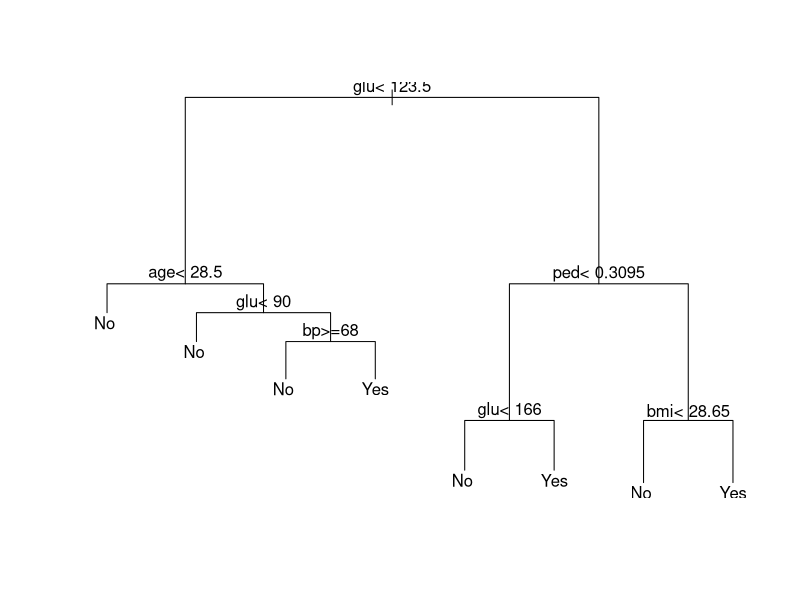
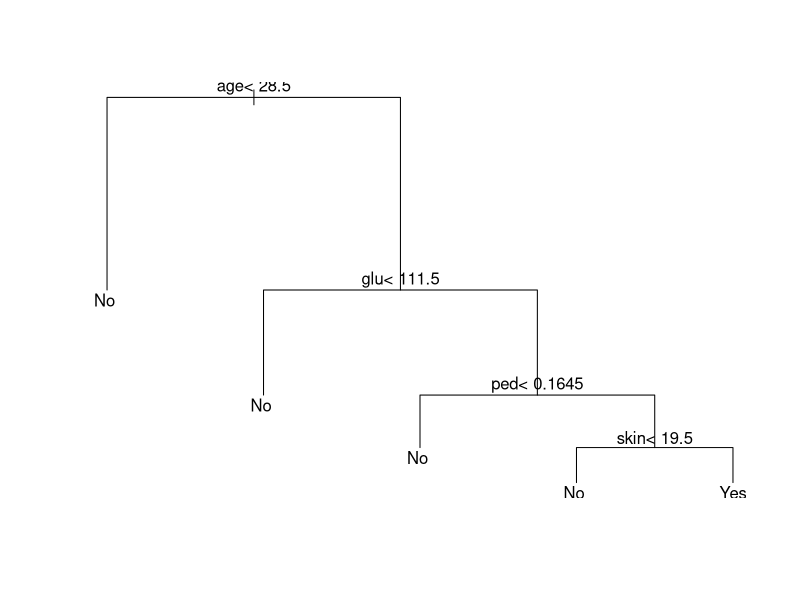
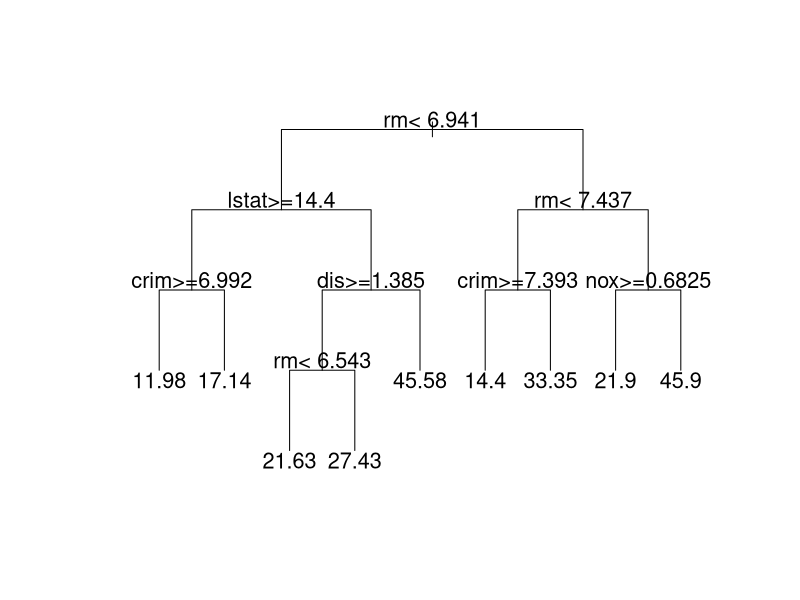
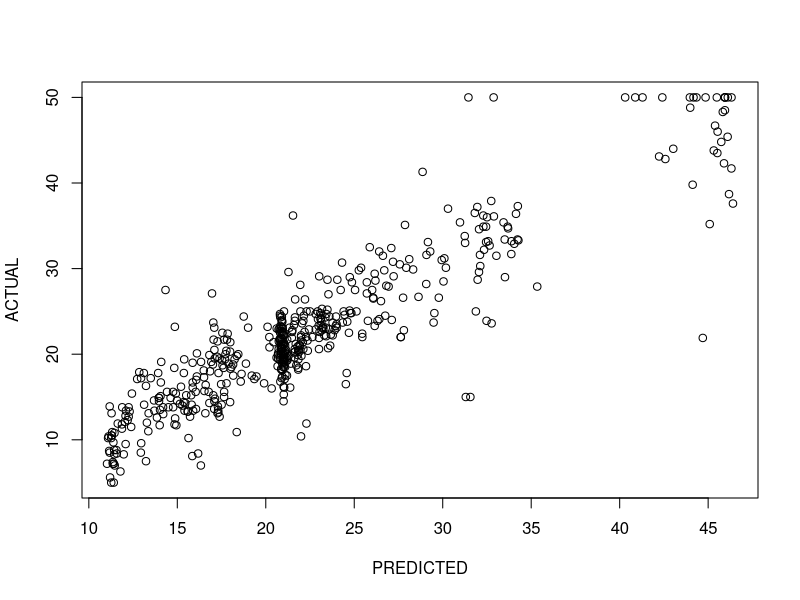

Generate these figures, in order, with R: (Note: this script raises an error after producing the figures.)
library(rpart)
library(MASS)
data(Pima.tr)
Diabetes <- MASS::Pima.tr[,8]
X <- MASS::Pima.tr[,-8]
tree <- rpart(Diabetes~.,data=X,control = rpart.control(xval = 10))
plot(tree);text(tree)



n <- nrow(X)
subsample <- sample(1:n, n , replace=TRUE) #bootsrtap
sort(subsample)
tree_boot <- rpart(Diabetes ~ ., data=X, subset=subsample,
                   control=rpart.control(xval=10)) ## 10-fold CV
plot(tree_boot);text(tree_boot)


n <- nrow(Boston)
X <- Boston[,-14]
Y <- Boston[,14]
maxdepth<- 10 # plot the depth d = 3 and d = 5
tree <- rpart(Y ~.,data = X,
              control = rpart.control(maxdepth = maxdepth,minsplit = 2))
plot(tree,margin=.1,uniform=TRUE);text(tree,cex=1.3)



B <- 100
prediction_oob <- rep(0,length(Y)) ## vector with oob predictions
numbertrees_oob <- rep(0,length(Y)) ## how many oob trees
## for each sample ?
for (b in 1:B){ ## loop over bootstrap samples
  subsample <- sample(1:n,n,replace=TRUE) ## "in-bag" samples
  outofbag <- (1:n)[-subsample] ## "out-of-bag" samples
  ## fit tree on "in-bag" samples
  treeboot <- rpart(Y ~ ., data=X, subset=subsample,
                    control=rpart.control(maxdepth=maxdepth,minsplit=2))
  ## predict on oob-samples
  prediction_oob[outofbag] <- prediction_oob[outofbag] +
    predict(treeboot, newdata=X[outofbag,])
  numbertrees_oob[outofbag] <- numbertrees_oob[outofbag] + 1
}
## final oob-prediction is average across all "out-of-bag" trees
prediction_oob <- prediction_oob / numbertrees_oob

plot(prediction_oob, Y, xlab="PREDICTED", ylab="ACTUAL")

df<-as.data.frame(cbind(prediction_oob,Y))
ggplot(data=df,aes(prediction_oob,Y))+
  geom_point(aes(prediction_oob,Y))+
  geom_smooth(method = 'lm',formula = y ~ x, se = F)
